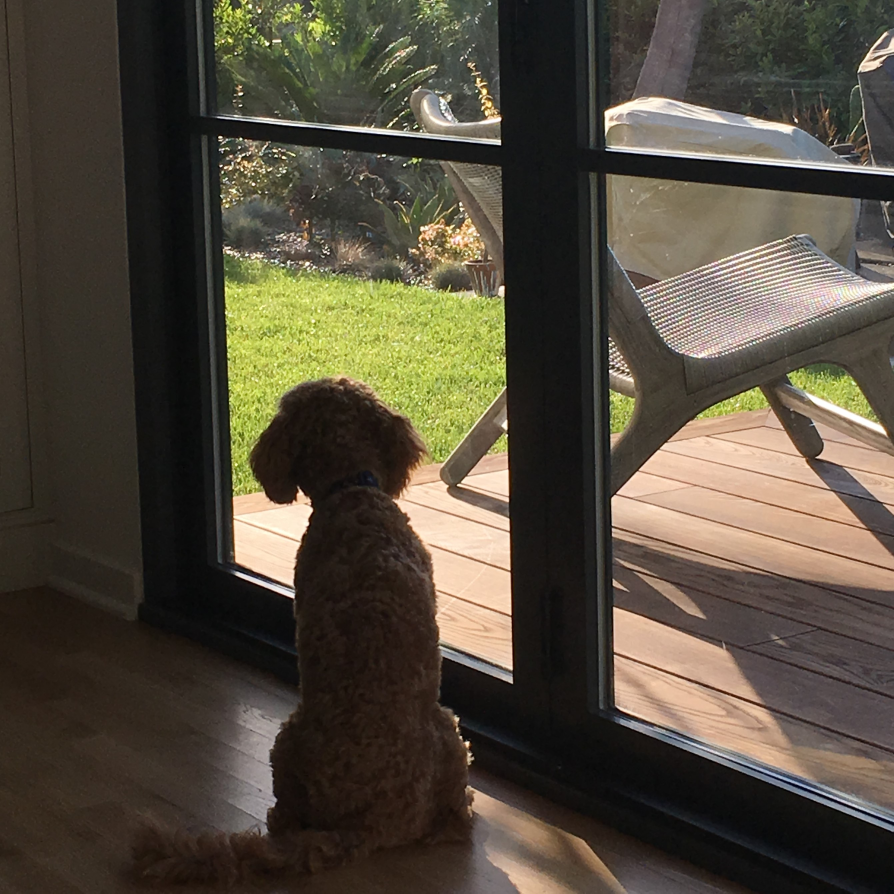
#> input picture chapter_06/inside.JPG, 2681 x 2680 px (shown at 1/3 size)
$ jupyter execute --allow-errors ch06_walkthrough.ipynb   (shell and % lines are left out)
#> lines starting #> are read from the running program, lines starting #| are printed output that depends on the picture
# Generalizing our definition of vectors

## Creating a class for 2D coordinate vectors

[cell 1]
class Vec2():
    def __init__(self,x,y):
        self.x = x
        self.y = y
    def add(self, v2):
        return Vec2(self.x + v2.x, self.y + v2.y)

[cell 2]
v = Vec2(3,4) # <1>
w = v.add(Vec2(-2,6)) # <2>
print(w.x) # <3>

[cell 3]
class Vec2():
    def __init__(self,x,y):
        self.x = x
        self.y = y
    def add(self, v2):
        return Vec2(self.x + v2.x, self.y + v2.y)
    def scale(self, scalar):
        return Vec2(scalar * self.x, scalar * self.y)
    def __eq__(self,other):
        return self.x == other.x and self.y == other.y

## Improving the Vec2 class

[cell 4]
class Vec2():
    def __init__(self,x,y):
        self.x = x
        self.y = y
    def add(self, v2):
        return Vec2(self.x + v2.x, self.y + v2.y)
    def scale(self, scalar):
        return Vec2(scalar * self.x, scalar * self.y)
    def __eq__(self,other):
        return self.x == other.x and self.y == other.y
    def __add__(self, v2):
        return self.add(v2)
    def __mul__(self, scalar):
        return self.scale(scalar)
    def __rmul__(self,scalar): #1
        return self.scale(scalar)

[cell 5]
# nice syntax
3.0 * Vec2(1,0) + 4.0 * Vec2(0,1)

[cell 6]
class Vec2():
    def __init__(self,x,y):
        self.x = x
        self.y = y
    def add(self, v2):
        return Vec2(self.x + v2.x, self.y + v2.y)
    def scale(self, scalar):
        return Vec2(scalar * self.x, scalar * self.y)
    def __eq__(self,other):
        return self.x == other.x and self.y == other.y
    def __add__(self, v2):
        return self.add(v2)
    def __mul__(self, scalar):
        return self.scale(scalar)
    def __rmul__(self,scalar): #1
        return self.scale(scalar)
    def __repr__(self):
        return "Vec2({},{})".format(self.x,self.y)

[cell 7]
# nice repr
3.0 * Vec2(1,0) + 4.0 * Vec2(0,1)

## Repeating the process with 3D vectors

[cell 8]
class Vec3():
    def __init__(self,x,y,z): #1
        self.x = x
        self.y = y
        self.z = z
    def add(self, other):
        return Vec3(self.x + other.x, self.y + other.y, self.z + other.z)
    def scale(self, scalar):
        return Vec3(scalar * self.x, scalar * self.y, scalar * self.z)
    def __eq__(self,other):
        return self.x == other.x and self.y == other.y and self.z == other.z
    def __add__(self, other):
        return self.add(other)
    def __mul__(self, scalar):
        return self.scale(scalar)
    def __rmul__(self,scalar):
        return self.scale(scalar)
    def __repr__(self):
        return "Vec3({},{},{})".format(self.x,self.y, self.z)

[cell 9]
2.0 * (Vec3(1,0,0) + Vec3(0,1,0))

[cell 10]
def average(v1,v2):
    return 0.5 * v1 + 0.5 * v2

[cell 11]
average(Vec2(9.0, 1.0), Vec2(8.0,6.0))

[cell 12]
average(Vec3(1,2,3), Vec3(4,5,6))

## Building a Vector base class

[cell 13]
from abc import ABCMeta, abstractmethod

class Vector(metaclass=ABCMeta):
    @abstractmethod
    def scale(self,scalar):
        pass
    @abstractmethod
    def add(self,other):
        pass

[cell 14]
## won't work
# v = Vector()

[cell 15]
class Vector(metaclass=ABCMeta):
    @abstractmethod
    def scale(self,scalar):
        pass
    @abstractmethod
    def add(self,other):
        pass
    def __mul__(self, scalar):
        return self.scale(scalar)
    def __rmul__(self, scalar):
        return self.scale(scalar)
    def __add__(self,other):
        return self.add(other)

[cell 16]
class Vec2(Vector):
    def __init__(self,x,y):
        self.x = x
        self.y = y
    def add(self,other):
        return Vec2(self.x + other.x, self.y + other.y)
    def scale(self,scalar):
        return Vec2(scalar * self.x, scalar * self.y)
    def __eq__(self,other):
        return self.x == other.x and self.y == other.y
    def __repr__(self):
        return "Vec2({},{})".format(self.x, self.y)

[cell 17]
# give it a subtract method
class Vector(metaclass=ABCMeta):
    @abstractmethod
    def scale(self,scalar):
        pass
    @abstractmethod
    def add(self,other):
        pass
    def __mul__(self, scalar):
        return self.scale(scalar)
    def __rmul__(self, scalar):
        return self.scale(scalar)
    def __add__(self,other):
        return self.add(other)
    def subtract(self,other):
        return self.add(-1 * other)
    def __sub__(self,other):
        return self.subtract(other)

class Vec2(Vector):
    def __init__(self,x,y):
        self.x = x
        self.y = y
    def add(self,other):
        return Vec2(self.x + other.x, self.y + other.y)
    def scale(self,scalar):
        return Vec2(scalar * self.x, scalar * self.y)
#> call 3 of __init__, with x = -5, y = -1
    def __eq__(self,other):
        return self.x == other.x and self.y == other.y
    def __repr__(self):
        return "Vec2({},{})".format(self.x, self.y)

[cell 18]
Vec2(1,3) - Vec2(5,1)

## Unit testing vector space classes

[cell 19]
s = -3
u, v = Vec2(42,-10), Vec2(1.5, 8)
s * (u + v) == s * v + s * u

[cell 20]
from random import uniform

def random_scalar():
    return uniform(-10,10)

def random_vec2():
    return Vec2(random_scalar(),random_scalar())

a = random_scalar()
u, v = random_vec2(), random_vec2()
## below assertion will probably fail
# assert a * (u + v) == a * v + a * u

[cell 21]
from math import isclose

def approx_equal_vec2(v,w):
    return isclose(v.x,w.x) and isclose(v.y,w.y) #1

for _ in range(0,100): #2
    a = random_scalar()
    u, v = random_vec2(), random_vec2()
    assert approx_equal_vec2(a * (u + v), a * v + a * u) #3

[cell 22]
def test(eq, a, b, u, v, w): #<1>
    assert eq(u + v, v + u)
    assert eq(u + (v + w), (u + v) + w)
    assert eq(a * (b * v), (a * b) * v)
    assert eq(1 * v, v)
    assert eq((a + b) * v, a * v + b * v)
    assert eq(a * v + a * w, a * (v + w))

[cell 23]
for i in range(0,100):
    a,b = random_scalar(), random_scalar()
    u,v,w = random_vec2(), random_vec2(), random_vec2()
    test(approx_equal_vec2, a,b,u,v,w)

## Exercises

**EXERCISE:** Implement a `Vec3` class inheriting from `Vector.`

[cell 24]
class Vec3(Vector):
    def __init__(self,x,y,z):
        self.x = x
        self.y = y
        self.z = z
    def add(self,other):
        return Vec3(self.x + other.x, self.y + other.y, self.z + other.z)
    def scale(self,scalar):
        return Vec3(scalar * self.x, scalar * self.y, scalar * self.z)
    def __eq__(self,other):
        return self.x == other.x and self.y == other.y and self.z == other.z
    def __repr__(self):
        return "Vec3({},{},{})".format(self.x, self.y, self.z)

**MINI-PROJECT:** Implement a `CoordinateVector` class inheriting from `Vector`, with an abstract property representing the dimension.  This should save repeated work implementing specific coordinate vector classes; all you should need to do to implement a Vec6 class should be inheriting from `CoordinateVector` and setting the dimension to 6.

[cell 25]
from abc import abstractproperty
from vectors import add, scale

class CoordinateVector(Vector):
    @abstractproperty
    def dimension(self):
        pass
    def __init__(self,*coordinates):
        self.coordinates = tuple(x for x in coordinates)
    def add(self,other):
        return self.__class__(*add(self.coordinates, other.coordinates))
    def scale(self,scalar):
        return self.__class__(*scale(scalar, self.coordinates))
    def __repr__(self):
        return "{}{}".format(self.__class__.__qualname__, self.coordinates)

[cell 26]
class Vec6(CoordinateVector):
    def dimension(self):
        return 6

[cell 27]
Vec6(1,2,3,4,5,6) + Vec6(1, 2, 3, 4, 5, 6)
#> (the call stopped at in add, `return self.__class__(*add(self.coordinates, other.coordinates))`: vectors is not available in this run)

**EXERCISE:** Add a `zero` abstract method to `Vector`, designed to return the zero vector in a given vector space, as well as an implementation for the negation operator.  These are useful, because we’re required to have a zero vector and negations of any vector in a vector space.

[cell 28]
from abc import ABCMeta, abstractmethod, abstractproperty

class Vector(metaclass=ABCMeta):
    @abstractmethod
    def scale(self,scalar):
        pass
    @abstractmethod
    def add(self,other):
        pass
    def __mul__(self, scalar):
        return self.scale(scalar)
    def __rmul__(self, scalar):
        return self.scale(scalar)
    def __add__(self,other):
        return self.add(other)
    def subtract(self,other):
        return self.add(-1 * other)
    def __sub__(self,other):
        return self.subtract(other)
    # [4 lines left out: function zero, not called in this run]
    def __neg__(self): #3
        return self.scale(-1)

[cell 29]
class Vec2(Vector):
    def __init__(self,x,y):
        self.x = x
        self.y = y
    def add(self,other):
        return Vec2(self.x + other.x, self.y + other.y)
    def scale(self,scalar):
        return Vec2(scalar * self.x, scalar * self.y)
    def __eq__(self,other):
        return self.x == other.x and self.y == other.y
    def __repr__(self):
        return "Vec2({},{})".format(self.x, self.y)
    def zero():
        return Vec2(0,0)

**EXERCISE:** Write unit tests to show that the addition and scalar multiplication operations for `Vec3` satisfy the vector space properties.

[cell 30]
def random_vec3():
    return Vec3(random_scalar(),random_scalar(),random_scalar())

def approx_equal_vec3(v,w):
    return isclose(v.x,w.x) and isclose(v.y,w.y) and isclose(v.z, w.z)

for i in range(0,100):
    a,b = random_scalar(), random_scalar()
    u,v,w = random_vec3(), random_vec3(), random_vec3()
    test(approx_equal_vec3,a,b,u,v,w)

**EXERCISE:** Add unit tests to check that $0 + \vec{v} = \vec{v}$, $0 \cdot \vec{v} = 0$, and $-\vec{v} + \vec{v} = 0$ for any vector $\vec{v}$.

[cell 31]
def test(zero, eq, a, b, u, v, w):
    assert eq(u + v, v + u)
    assert eq(u + (v + w), (u + v) + w)
    assert eq(a * (b * v), (a * b) * v)
    assert eq(1 * v, v)
    assert eq((a + b) * v, a * v + b * v)
    assert eq(a * v + a * w, a * (v + w))
    #new tests
    assert eq(zero + v, v)
    assert eq(0 * v, zero)
    assert eq(-v + v, zero)

for i in range(0,100):
    a,b = random_scalar(), random_scalar()
    u,v,w = random_vec2(), random_vec2(), random_vec2()
    test(Vec2.zero(), approx_equal_vec2, a,b,u,v,w)

**EXERCISE:** As equality is implemented above for `Vec2` and `Vec3`, it turns out that `Vec2(1,2) == Vec3(1,2,3)` returns `True`.  Python’s duck typing is too forgiving for its own good!  Fix this by adding a check that classes match before testing vector equality.

[cell 32]
class Vec2(Vector):
    def __init__(self,x,y):
        self.x = x
        self.y = y
    def add(self,other):
        assert self.__class__ == other.__class__
        return Vec2(self.x + other.x, self.y + other.y)
    def scale(self,scalar):
        return Vec2(scalar * self.x, scalar * self.y)
    def __eq__(self,other):
        return (self.__class__ == other.__class__
            and self.x == other.x and self.y == other.y)
    def __repr__(self):
        return "Vec2({},{})".format(self.x, self.y)
    def zero():
        return Vec2(0,0)

**EXERCISE:** Implement a `__truediv__` function on `Vector`, allowing us to divide vectors by scalars.  We can divide vectors by a non-zero scalar by multiplying them by the reciprocal of the scalar (`1.0/scalar`).

[cell 33]
class Vector(metaclass=ABCMeta):
    @abstractmethod
    def scale(self,scalar):
        pass
    @abstractmethod
    def add(self,other):
        pass
    def __mul__(self, scalar):
        return self.scale(scalar)
    def __rmul__(self, scalar):
        return self.scale(scalar)
    def __add__(self,other):
        return self.add(other)
    def subtract(self,other):
        return self.add(-1 * other)
    def __sub__(self,other):
        return self.subtract(other)
    # [4 lines left out: function zero, not called in this run]
    def __neg__(self): #3
        return self.scale(-1)
    def __truediv__(self, scalar):
        return self.scale(1.0/scalar)

[cell 34]
class Vec2(Vector):
    def __init__(self,x,y):
        self.x = x
        self.y = y
    def add(self,other):
        assert self.__class__ == other.__class__
        return Vec2(self.x + other.x, self.y + other.y)
    def scale(self,scalar):
        return Vec2(scalar * self.x, scalar * self.y)
    def __eq__(self,other):
        return (self.__class__ == other.__class__
            and self.x == other.x and self.y == other.y)
    def __repr__(self):
        return "Vec2({},{})".format(self.x, self.y)
    def zero():
        return Vec2(0,0)

[cell 35]
Vec2(1,2)/2

# Exploring different vector spaces

## Enumerating all coordinate vector spaces

[cell 36]
class Vec1(Vector):
    def __init__(self,x):
        self.x = x
    def add(self,other):
        return Vec1(self.x + other.x)
#> call 3 of __init__, with x = 4
    def scale(self,scalar):
        return Vec1(scalar * self.x)
    @classmethod
    def zero(cls):
        return Vec1(0)
    def __eq__(self,other):
        return self.x == other.x
    def __repr__(self):
        return "Vec1({})".format(self.x)

[cell 37]
Vec1(2) + Vec1(2)

[cell 38]
3 * Vec1(1)

[cell 39]
class Vec0(Vector):
    def __init__(self):
        pass
    def add(self,other):
        return Vec0()
    def scale(self,scalar):
        return Vec0()
    @classmethod
    def zero(cls):
        return Vec0()
    def __eq__(self,other):
        return self.__class__ == other.__class__ == Vec0
    def __repr__(self):
        return "Vec0()"

[cell 40]
- 3.14 * Vec0()

[cell 41]
Vec0() + Vec0() + Vec0() + Vec0()

## Identifying vector spaces in the wild

[cell 42]
class CarForSale():
    # [10 lines left out: function __init__, not called in this run]

[cell 43]
from datetime import datetime

class CarForSale(Vector):
    retrieved_date = datetime(2018,11,30,12) #1
    # [33 lines left out: functions __init__, add, scale, not called in this run]
    @classmethod
    def zero(cls):
        return CarForSale(0, 0, 0, CarForSale.retrieved_date)

[cell 44]
# load cargraph data from json file

from json import loads, dumps
from pathlib import Path
from datetime import datetime
#> (the rest of this cell did not finish here and is left out)

#> (a cell that did not finish here is left out)

#> (a cell that did not finish here is left out)

#> (a cell that did not finish here is left out)

## Treating functions as vectors

[cell 48]
# plotting utility function for functions in this chapter
import numpy as np
import matplotlib.pyplot as plt
from math import sin

def plot(fs, xmin, xmax):
#> called with xmin = -10, xmax = 10
    xs = np.linspace(xmin,xmax,100)
    fig, ax = plt.subplots()
    ax.axhline(y=0, color='k')
    ax.axvline(x=0, color='k')
    for f in fs:
        ys = [f(x) for x in xs]
        plt.plot(xs,ys)

[cell 49]
def f(x):
    return 0.5 * x + 3
def g(x):
    return sin(x)
plot([f,g],-10,10)
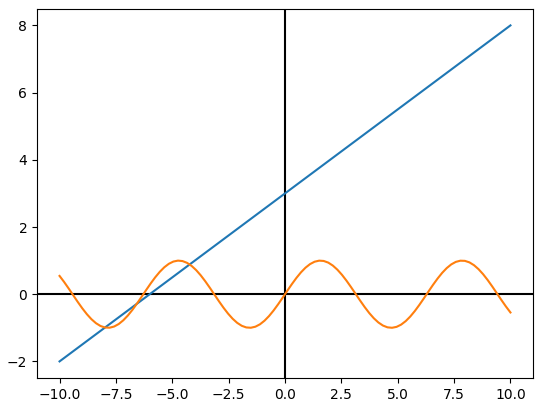
#> figure drawn by matplotlib, 1 panel; curve peaks at x = 10, y = 8

[cell 50]
# [4 lines left out: function add_functions, not called in this run]

## Treating matrices as vectors

[cell 51]
class Matrix5_by_3(Vector):
    rows = 5 #1
    columns = 3
    def __init__(self, matrix):
        self.matrix = matrix
    def add(self, other):
        return Matrix5_by_3(tuple(
            tuple(a + b for a,b in zip(row1, row2))
            for (row1, row2) in zip(self.matrix, other.matrix)
        ))
    def scale(self,scalar):
        return Matrix5_by_3(tuple(
            tuple(scalar * x for x in row)
            for row in self.matrix
        ))
    @classmethod
    def zero(cls):
        return Matrix5_by_3(tuple( #2
            tuple(0 for j in range(0, cls.columns))
            for i in range(0, cls.rows)
        ))

## Manipulating images with vector operations

[cell 52]
from PIL import Image
class ImageVector(Vector):
    size = (300,300) #1
    def __init__(self,input):
#> called with input = 'inside.JPG'
        try:
            img = Image.open(input).resize(ImageVector.size) #2
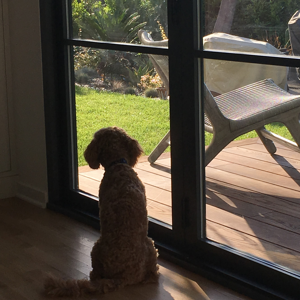
#> img: PIL image 300x300 RGB; mean R, G, B 82.8, 75.3, 61.2
            self.pixels = img.getdata()
        except:
            self.pixels = input #3
    # [5 lines left out: function image, not called in this run]
    def add(self,img2): #5
        return ImageVector([(r1+r2,g1+g2,b1+b2)
                            for ((r1,g1,b1),(r2,g2,b2))
                            in zip(self.pixels,img2.pixels)])
    def scale(self,scalar): #6
        return ImageVector([(scalar*r,scalar*g,scalar*b)
                      for (r,g,b) in self.pixels])
    @classmethod
    def zero(cls): #7
        total_pixels = cls.size[0] * cls.size[1]
        return ImageVector([(0,0,0) for _ in range(0,total_pixels)])
    def _repr_png_(self): #8
        return self.image()._repr_png_()

[cell 53]
0.5 * ImageVector("inside.JPG") + 0.5 * ImageVector("outside.JPG")
#> call 3 of __init__, with input = 'outside.JPG'
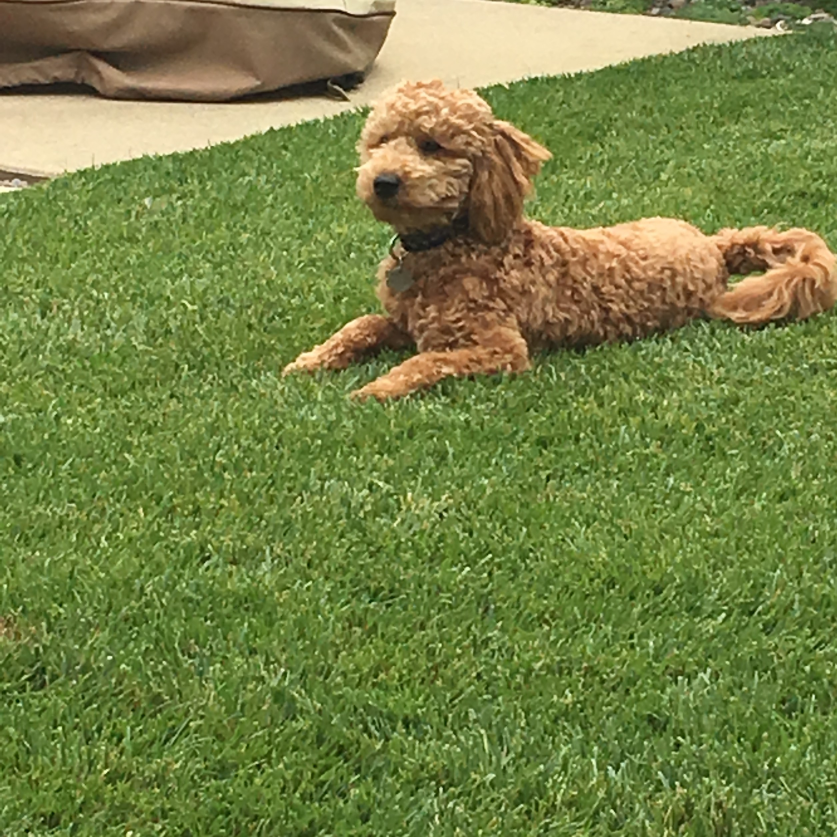
#> input picture chapter_06/outside.JPG, 2510 x 2510 px (shown at 1/3 size)
#> in __init__ (call 3), `img = Image.open(input).resize(ImageVector.size)`:
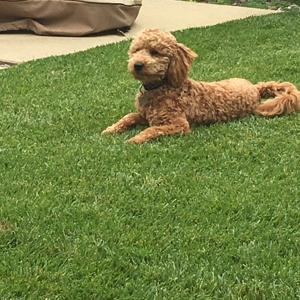
#> img: PIL image 300x300 RGB; mean R, G, B 117.5, 131, 68.9

[cell 54]
white = ImageVector([(255,255,255) for _ in range(0,300*300)])

[cell 55]
ImageVector("melba_toy.JPG")
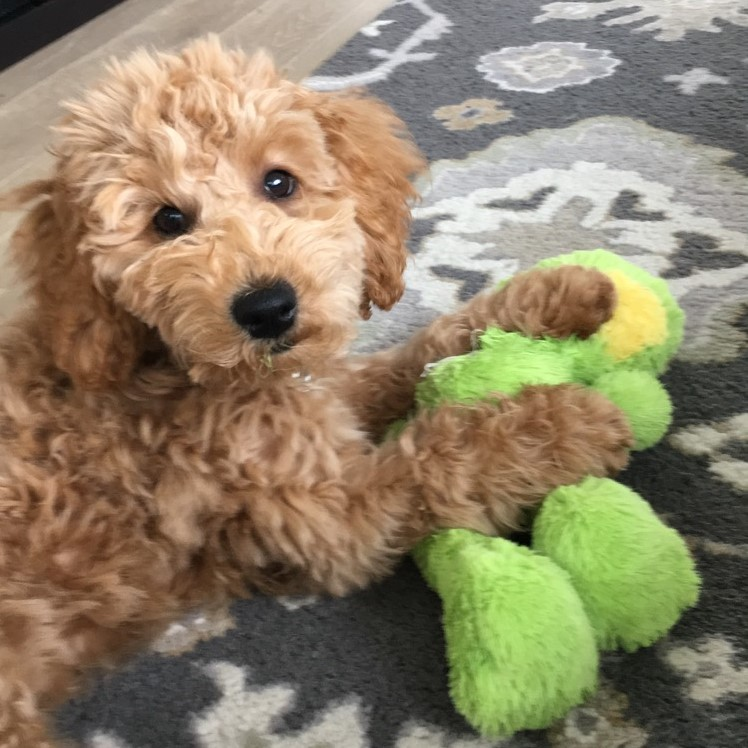
#> input picture chapter_06/melba_toy.jpg, 748 x 748 px, found by its file name
#> (the rest of the program and of its run is left out)
